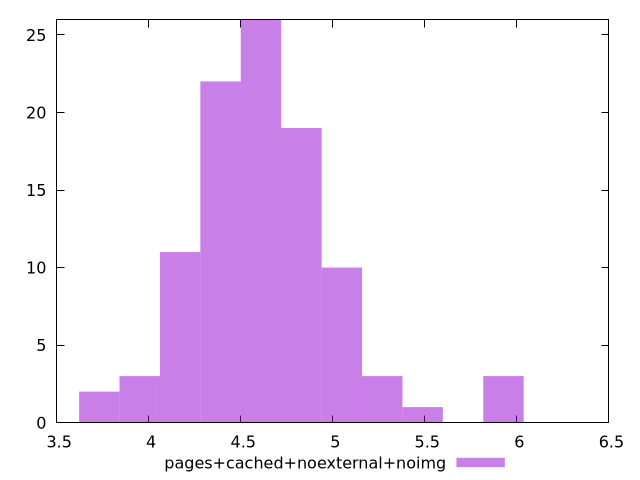

This figure's gnuplot source:
$_pagesCachedNoexternalNoimg <<EOF
4.82967716439987 19
4.171084823799887 11
4.610146384199876 26
3.9515540435998937 3
5.268738724799858 3
4.390615603999882 22
3.7320232633998995 2
5.049207944599864 10
5.92733106539984 3
5.488269504999852 1
EOF
set key outside below
set terminal pngcairo
set output "report_00005_2020-11-02T22-26-11.212Z/network-server-latency/pages+cached+noexternal+noimg//raw_hist.png"
set yrange [0:26]
set boxwidth 0.21953078019999409
set style fill transparent solid 0.5 noborder
plot $_pagesCachedNoexternalNoimg title "pages+cached+noexternal+noimg" with boxes ,
